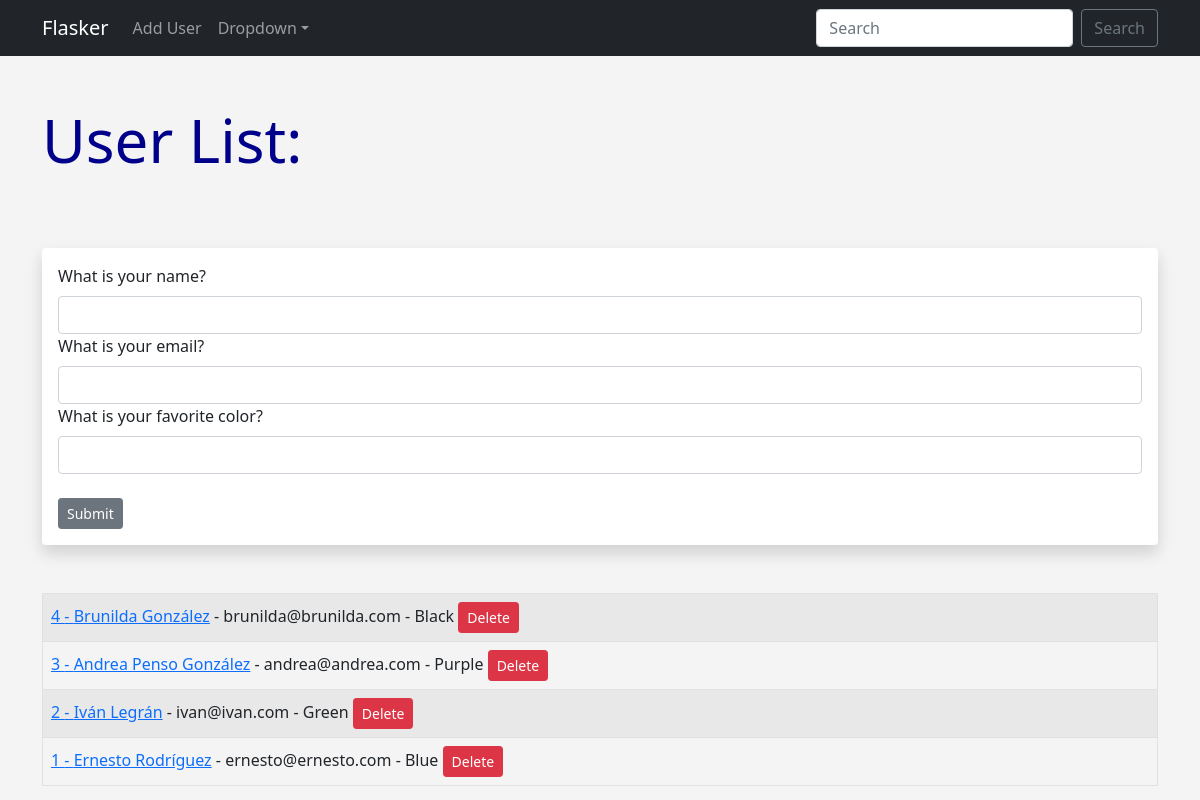
The page /user/add on the database as committed earlier.
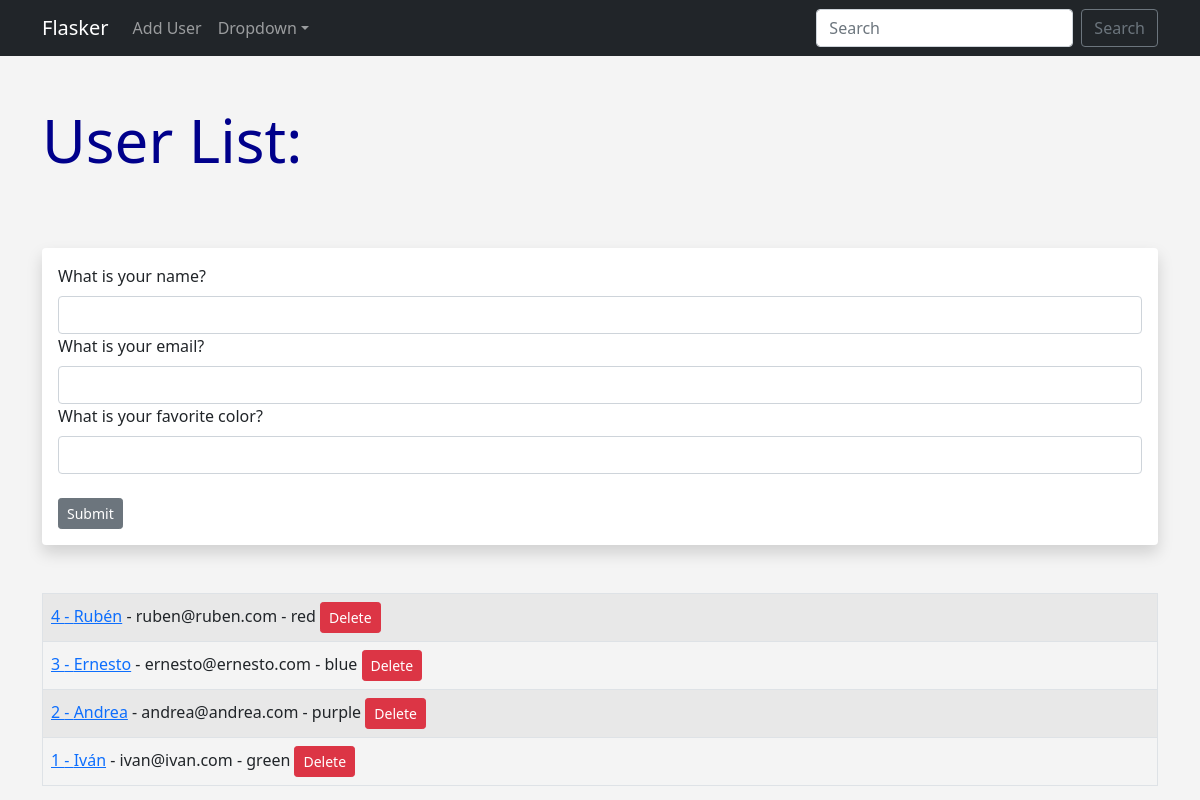
The same page on the database as committed later.
### app.py (models this page shows, shortened)
class Users(db.Model):
    id = db.Column(db.Integer, primary_key=True)
    name = db.Column(db.String(50), nullable=False)
    email = db.Column(db.String(50), nullable=False, unique=True)
    favorite_color = db.Column(db.String(50))
    date_added = db.Column(db.DateTime, default=datetime.utcnow)

### app.py (the view, shortened to what this page needs)
@app.route('/user/add', methods=['GET', 'POST'])
def add_user():
    name = None
    form = UserForm()
    all_users = Users.query.order_by(Users.date_added.desc()).all()
    return render_template('add_user.html',
                           name=name,
                           form=form,
                           all_users=all_users)

### app.py
class UserForm(FlaskForm):
    name = StringField('What is your name?', validators=[DataRequired()])
    email = StringField('What is your email?',
                        validators=[Email(), DataRequired()])
    favorite_color = StringField('What is your favorite color?')
    submit = SubmitField('Submit')

### templates/add_user.html (shortened to what this page needs)
{% extends 'base.html' %}
{% block content %}
{% if name %}
<h1 class="my-5">Hello {{ name }}!</h1>
<table class="table table-hover table-bordered table-striped">
    <tr>
        {% for user in all_users %}
        <td>
            <a href="{{ url_for('update_user', id=user.id) }}">{{ user.name }}</a> - {{ user.email }} -
            {{ user.favorite_color }}
        </td>
    </tr>
    {% endfor %}
</table>
{% else %}
<h1 class="my-5">User List:</h1>
<br>
<div class="shadow p-3 mb-5 bg-body rounded">
    <form method="post">
        {{ form.name.label(class='form-label') }}
        {{ form.name(class='form-control') }}
        {{ form.email.label(class='form-label') }}
        {{ form.email(class='form-control') }}
        {{ form.favorite_color.label(class='form-label') }}
        {{ form.favorite_color(class='form-control') }}
        <br>
        {{ form.submit(class='btn btn-secondary btn-sm') }}
    </form>
</div>
<table class="table table-hover table-bordered table-striped">
    <tr>
        {% for user in all_users %}
        <td>
            <a href="{{ url_for('update_user', id=user.id ) }}">{{ user.id }} - {{ user.name }}</a> - {{ user.email }} -
            {{ user.favorite_color }} <a href="{{ url_for('confirmation_delete', id=user.id) }}" class="btn btn-danger btn-sm">Delete</a>
        </td>
    </tr>
    {% endfor %}
</table>
{% endif %}
{% endblock content %}

### templates/base.html (shortened to what this page needs)
<!doctype html>
<html lang="en">
<head>
    <link href="https://cdn.jsdelivr.net/npm/bootstrap@5.1.3/dist/css/bootstrap.min.css" rel="stylesheet"
>
    <link rel="stylesheet" href="{{ url_for('static', filename='css/style.css') }}">
</head>
<body>
    <nav class="navbar navbar-expand-md navbar-dark bg-dark">
        <div class="container">
            <a class="navbar-brand" href="{{ url_for('index') }}">Flasker</a>
            <div class="collapse navbar-collapse" id="collapsibleNavId">
                <ul class="navbar-nav me-auto mt-2 mt-lg-0">
                    <li class="nav-item">
                        <a class="nav-link" href="{{ url_for('add_user') }}">Add User</a>
                    </li>
                    <li class="nav-item dropdown">
                        <a class="nav-link dropdown-toggle" href="#" id="dropdownId" data-bs-toggle="dropdown"
                            aria-haspopup="true" aria-expanded="false">Dropdown</a>
                    </li>
                </ul>
                <form class="d-flex my-2 my-lg-0">
                    <input class="form-control me-sm-2" type="text" placeholder="Search">
                    <button class="btn btn-outline-secondary my-2 my-sm-0" type="submit">Search</button>
                </form>
            </div>
        </div>
    </nav>
    <div class="container">
        {% block content %}
        {% endblock content %}
    </div>
</body>
</html>

### static/css/style.css (style rules this page uses)
h1 { color: darkblue; font-size: 60px; }
body { background-color: #f4f4f4; }

Rows that differ between the two databases and show on the page:
changed Users id 4: name "Brunilda González" → "Rubén"; email "brunilda@brunilda.com" → "ruben@ruben.com"; favorite_color "Black" → "red"
changed Users id 3: name "Andrea Penso González" → "Ernesto"; email "andrea@andrea.com" → "ernesto@ernesto.com"; favorite_color "Purple" → "blue"
changed Users id 2: name "Iván Legrán" → "Andrea"; email "ivan@ivan.com" → "andrea@andrea.com"; favorite_color "Green" → "purple"
changed Users id 1: name "Ernesto Rodríguez" → "Iván"; email "ernesto@ernesto.com" → "ivan@ivan.com"; favorite_color "Blue" → "green"
